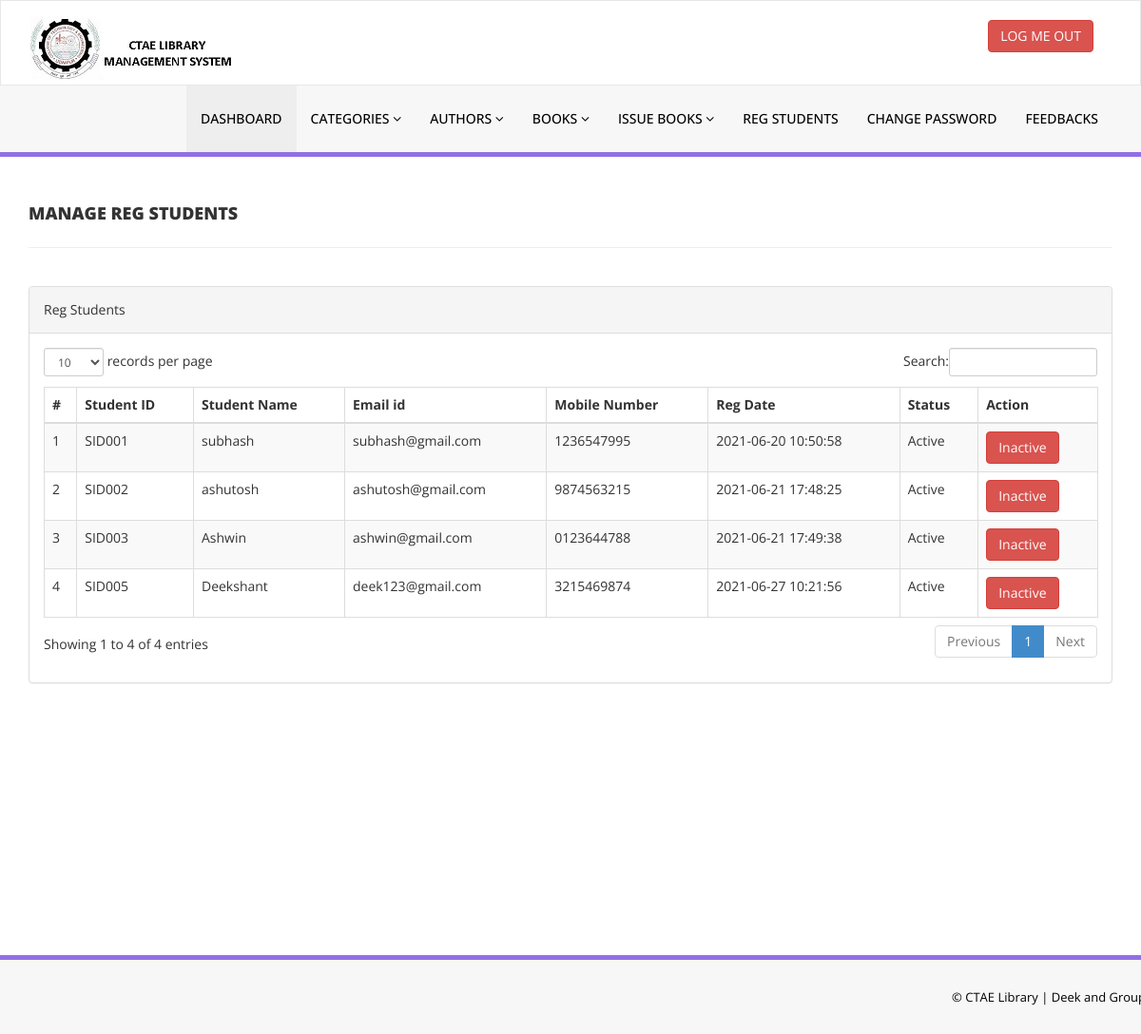
The app's page /admin/reg-students.php (signed in) with its own data.
### tables this page shows
CREATE TABLE `tblstudents` (
  `id` int(11) NOT NULL,
  `StudentId` varchar(100) DEFAULT NULL,
  `FullName` varchar(120) DEFAULT NULL,
  `EnrollmentId` varchar(12) DEFAULT NULL,
  `EmailId` varchar(120) DEFAULT NULL,
  `MobileNumber` char(11) DEFAULT NULL,
  `Password` varchar(120) DEFAULT NULL,
  `Status` int(1) DEFAULT NULL,
  `RegDate` timestamp NULL DEFAULT current_timestamp(),
  `UpdationDate` timestamp NULL DEFAULT NULL ON UPDATE current_timestamp(),
  `TotalIssued` int(2) NOT NULL DEFAULT 0
);

### admin/reg-students.php (the view, shortened to what this page needs)
<?php
include('includes/config.php');
if(strlen($_SESSION['alogin'])==0)
    {
header('location:index.php');
}
else{
    ?>
<!DOCTYPE html>
<html xmlns="http://www.w3.org/1999/xhtml">
<head>
    <link href="assets/css/bootstrap.css" rel="stylesheet" />
    <link href="assets/css/font-awesome.css" rel="stylesheet" />
    <link href="assets/js/dataTables/dataTables.bootstrap.css" rel="stylesheet" />
    <link href="assets/css/style.css" rel="stylesheet" />
</head>
<body>
<?php include('includes/header.php');?>
    <div class="content-wrapper">
         <div class="container">
        <div class="row pad-botm">
            <div class="col-md-12">
                <h4 class="header-line">Manage Reg Students</h4>
    </div>
        </div>
            <div class="row">
                <div class="col-md-12">
                    <div class="panel panel-default">
                        <div class="panel-heading">
                          Reg Students
                        </div>
                        <div class="panel-body">
                            <div class="table-responsive">
                                <table class="table table-striped table-bordered table-hover" id="dataTables-example">
                                    <thead>
                                        <tr>
                                            <th>#</th>
                                            <th>Student ID</th>
                                            <th>Student Name</th>
                                            <th>Email id </th>
                                            <th>Mobile Number</th>
                                            <th>Reg Date</th>
                                            <th>Status</th>
                                            <th>Action</th>
                                        </tr>
                                    </thead>
                                    <tbody>
<?php $sql = "SELECT * from tblstudents";
$query = $dbh -> prepare($sql);
$query->execute();
$results=$query->fetchAll(PDO::FETCH_OBJ);
$cnt=1;
if($query->rowCount() > 0)
{
foreach($results as $result)
{               ?>
                                        <tr class="odd gradeX">
                                            <td class="center"><?php echo htmlentities($cnt);?></td>
                                            <td class="center"><?php echo htmlentities($result->StudentId);?></td>
                                            <td class="center"><?php echo htmlentities($result->FullName);?></td>
                                            <td class="center"><?php echo htmlentities($result->EmailId);?></td>
                                            <td class="center"><?php echo htmlentities($result->MobileNumber);?></td>
                                             <td class="center"><?php echo htmlentities($result->RegDate);?></td>
                                            <td class="center"><?php if($result->Status==1)
                                            {
                                                echo htmlentities("Active");
                                            } else {
                                            echo htmlentities("Blocked");
}
                                            ?></td>
                                            <td class="center">
<?php if($result->Status==1)
 {?>
<a href="reg-students.php?inid=<?php echo htmlentities($result->id);?>" onclick="return confirm('Are you sure you want to block this student?');" >  <button class="btn btn-danger"> Inactive</button>
<?php } else {?>
                                            <a href="reg-students.php?id=<?php echo htmlentities($result->id);?>" onclick="return confirm('Are you sure you want to active this student?');"><button class="btn btn-primary"> Active</button>
                                            <?php } ?>
                                            </td>
                                        </tr>
 <?php $cnt=$cnt+1;}} ?>
                                    </tbody>
                                </table>
                            </div>
                        </div>
                    </div>
                </div>
            </div>
    </div>
    </div>
  <?php include('includes/footer.php');?>
</body>
</html>
<?php } ?>

### admin/assets/css/style.css (style rules this page uses)
.content-wrapper { margin-top: 40px; min-height:800px; padding-bottom:90px; }
.header-line { font-weight:900; padding-bottom:25px; border-bottom:1px solid #eeeeee; text-transform:uppercase; }
.pad-botm { padding-bottom:30px; }

### records on screen
tblstudents: StudentId "SID001", FullName "subhash", EmailId "subhash@gmail.com", MobileNumber "1236547995", RegDate "2021-06-20 10:50:58"
tblstudents: StudentId "SID002", FullName "ashutosh", EmailId "ashutosh@gmail.com", MobileNumber "9874563215", RegDate "2021-06-21 17:48:25"
tblstudents: StudentId "SID003", FullName "Ashwin", EmailId "ashwin@gmail.com", MobileNumber "0123644788", RegDate "2021-06-21 17:49:38"
tblstudents: StudentId "SID005", FullName "Deekshant", EmailId "deek123@gmail.com", MobileNumber "3215469874", RegDate "2021-06-27 10:21:56"
